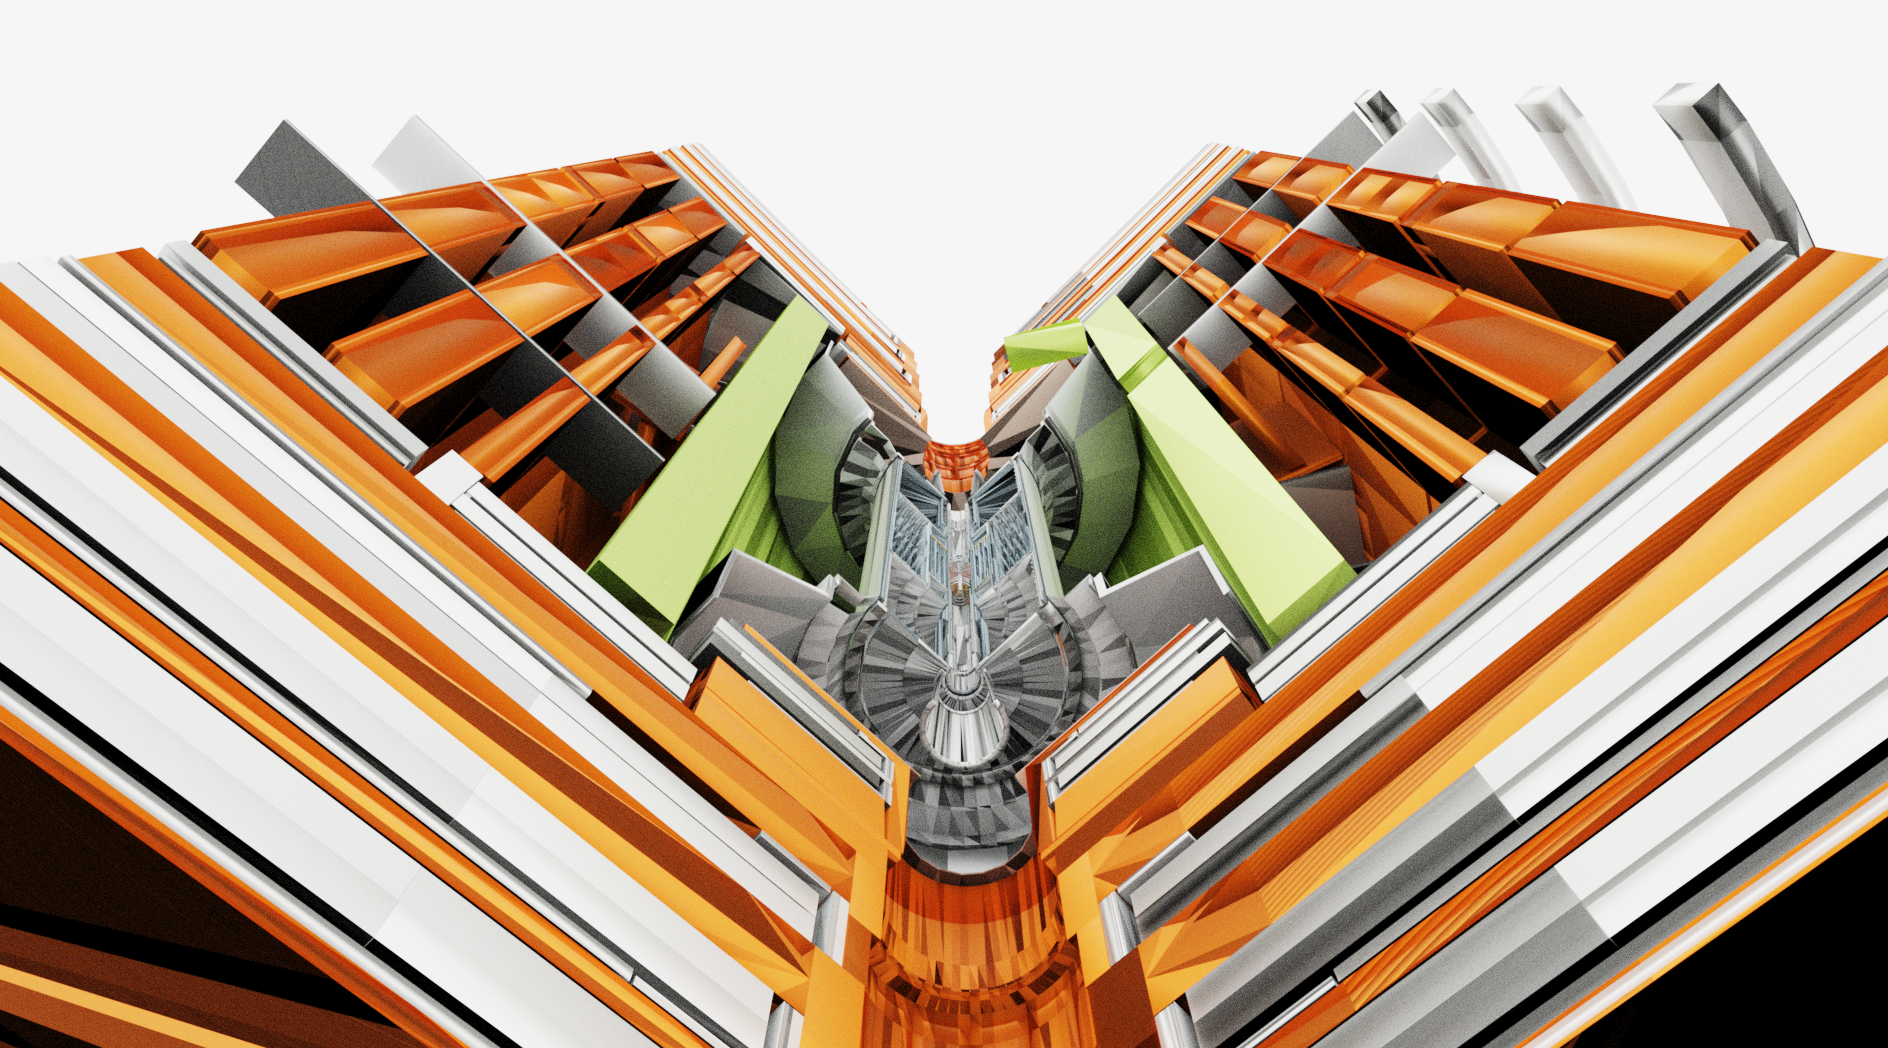

Here is the Julia script that generated this plot:
# CMS Detector — Ray-Traced Visualization
#
# Loads the CMS particle detector from GDML via Geant4.jl, applies a quadrant cut
# to reveal internal structure, and renders with physically-based materials.

include(joinpath(@__DIR__, "..", "common", "common.jl"))
using Geant4
using Geant4.SystemOfUnits
using GeometryBasics
using Colors

# Load quadrant cut and scene construction utilities
include(joinpath(@__DIR__, "..", "common", "cms_utils.jl"))

# Increase tessellation quality for curved surfaces
HepPolyhedron!SetNumberOfRotationSteps(128)

# ============================================================================
# Load the CMS detector from GDML
# ============================================================================

detname = "cms2018"

gdml_path = joinpath(dirname(pathof(Geant4)), "..", "docs", "src", "examples", "$(detname).gdml")

detector = G4JLDetectorGDML(gdml_path; validate_schema=false)
app = G4JLApplication(; detector=detector, physics_type=FTFP_BERT)
configure(app)
initialize(app)

world = GetWorldVolume()

# ============================================================================
# Collect meshes with quadrant cut
# ============================================================================

println("Collecting detector meshes with quadrant cut...")
@time lv_meshes, glass_meshes = collect_detector_meshes(world; maxlevel=5, cut_quadrant=true)

# ============================================================================
# Render scene
# ============================================================================

function render_scene(;
    device=DEVICE,
    resolution=(800, 1080),
    samples=1000,
    max_depth=6,
    output_path=joinpath(@__DIR__, "cms_detector.png"),
)
    fig_trace, ax_trace = create_trace_scene(lv_meshes; glass_meshes=nothing, resolution=resolution)

    set_camera!(ax_trace;
        eyeposition = [22278.71, 22075.75, 993.36],
        lookat = [-2694.81, -2659.24, -72.56],
        upvector = [-0.02, -0.02, 1.0],
        fov = 45.0
    )

    integrator = Hikari.VolPath(samples=samples, max_depth=max_depth)
    sensor = Hikari.FilmSensor(iso=30, white_balance=6500)

    println("Rendering with GPU, $samples samples...")
    @time result = Makie.colorbuffer(ax_trace.scene;
        device=device,
        integrator=integrator,
        tonemap=:aces,
        sensor=sensor,
        update=false
    )

    save(output_path, result)
    @info "Saved → $output_path"
    return result
end

# render_scene()
